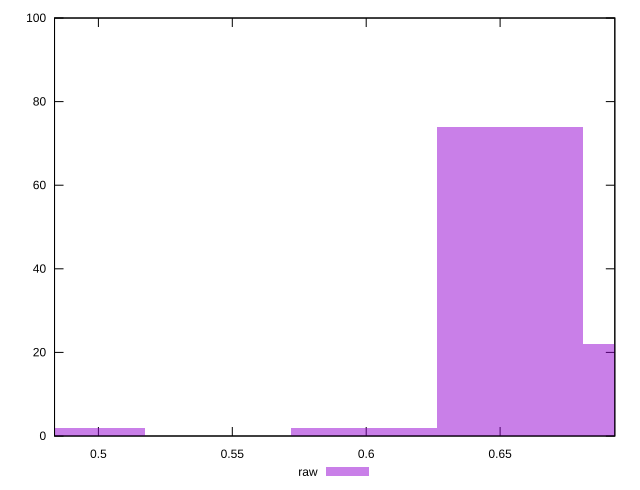

Source code (gnuplot):
reset

$raw <<EOF
0.49017753604868225 2
0.6535700480649096 74
0.7080342187369855 22
0.5991058773928338 2
EOF

set key outside below
set boxwidth 0.054464170672075804
set xrange [0.483616144523678:0.6928404001851729]
set yrange [0:100]
set trange [0:100]
set style fill transparent solid 0.5 noborder
set terminal svg size 640, 490 enhanced background rgb 'white'
set output "report_00017_2021-02-10T15-08-03.406Z/meta/pScore/samples/pages+cached+noadtech/raw/histogram.svg"

plot $raw title "raw" with boxes

reset
